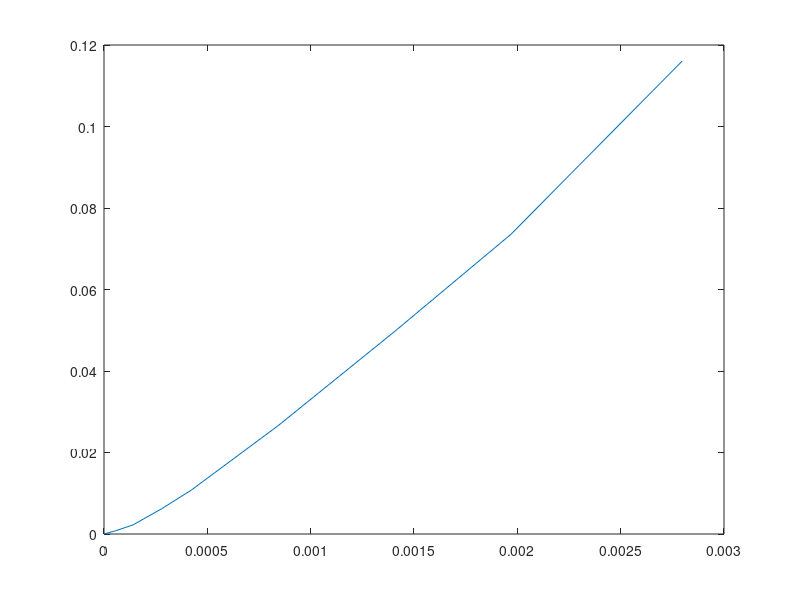

Recreate this plot in MATLAB.
clear; close all;
yentry = 0.1;
Yentry = yentry/(1-yentry);
xentry = 0;
yexit = 0.03*0.1/(0.03*0.1+0.9);
Yexit = yexit/(1-yexit);
mw = 0.1*64+0.9*29;
Vs = 1500/mw*0.9;
xeqbm = [0 0.562 1.403 2.8 4.22 8.42 14.03 19.65 27.9]*10^(-4);
yeqbm = [0 0.792 2.23 6.19 10.65 25.9 47.3 68.5 104]*(10^(-3));
xy = spline(yeqbm,xeqbm);
%part a
Xeqbm = xeqbm./(1-xeqbm);
Yeqbm = yeqbm./(1-yeqbm);
plot(Xeqbm,Yeqbm);
XY = spline(Yeqbm,Xeqbm);
Xexit = ppval(XY,Yentry);
Lsmin = Vs*(Yentry-Yexit)/(Xexit);
%Part b
Ls = 1.25*Lsmin;

kx=1.25;
ky=0.075;
cs = 0.781;
